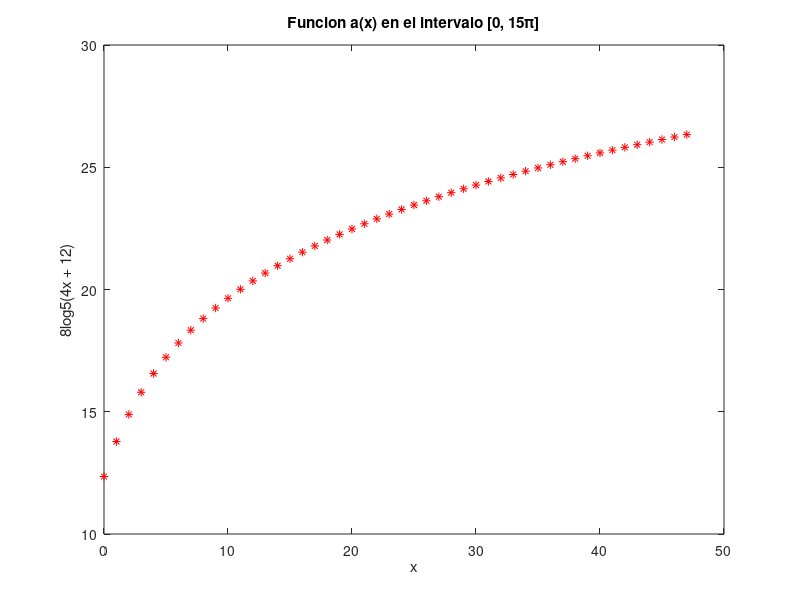
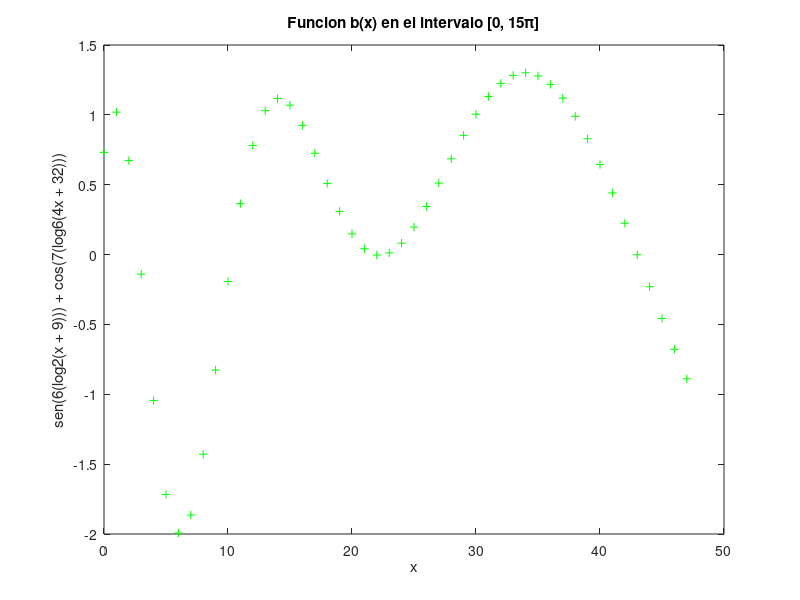

MATLAB code to generate these figures, in order: (Note: this script raises an error after producing the figures.)
%%%% PRIMERA PARTE %%%%

% Graficar por separado y en conjunto, las funciones
% a(x) = 8log5(4x + 12) (2)
% b(x) = sen(6(log2(x + 9))) + cos(7(log6(4x + 32)))

% La primera funcion debe ser graficada en rojo con *, 
% la segunda con + y en verde, en el
% intervalo [0, 15π] con un espacio entre ellos de 0.01.

%%%% DESARROLLO %%%%

% Se define el intervalo de x
x = 0:15*pi;

% Se guarda la primera funcion en la variable a
a = 8 * (log(4 * x + 12) / log(5));

% Se genera el grafico y se coloca nombre a los ejes 
figure, plot(x, a, '*r');
title('Funcion a(x) en el intervalo [0, 15π]');
xlabel('x');
ylabel('8log5(4x + 12)');

% Se guarda la segunda funcion en b
b = sin(6 * (log(x + 9) / log(2))) + cos(7 * (log(4*x + 32) / log(6)));

% Se genera el grafico y se coloca nombre a los ejes
figure, plot(x, b, '+g');
title('Funcion b(x) en el intervalo [0, 15π]');
xlabel('x');
ylabel('sen(6(log2(x + 9))) + cos(7(log6(4x + 32)))');

% Se agrega linea en el y = 0 para mejor visualizacion
yline(0);

% Se genera el grafico y se grafica la funcion a, se coloca el titulo
figure, plot(x, a, '*r');
title('Ambas funciones a(x) y b(x) en intervalo [0, 15π]');
xlabel('Eje x')
ylabel('Eje y')

% Se usa hold on para colocar otra funcion al grafico
hold on

% Se grafica la segunda funcion
plot(x, b, '+g')
legend('8log5(4x + 12)', 'sen(6(log2(x + 9))) + cos(7(log6(4x + 32)))', 'Location', 'northwest')

hold off

%%%% PRIMERA PARTE 2 %%%%

% Graficar en escala normal y logaritmica la siguiente funcion (2 graficos):

%  c(x) = 6e^x+18

% Con colores y estilo a eleccion, cuadriculando la figura (grilla) 
% en el intervalo [–10, 10] con espaciado de 0.05. 
% Haga una pequenia comparacion de los graficos generados, indicando posibles
% ventajas y desventajas de cada una de las escalas usadas.

%%%% DESARROLLO %%%%

% Se guarda el intervalo en x
x = -10:10;

% Se guarda la funcion en c
e = exp(x + 18);
c = 6 * e;

% Se genera el grafico escala normal y se coloca el titulo y ejes
figure, plot(x, c, '--b');
title('Funcion c(x) en intervalo [-10, 10]')
xlabel('x')
ylabel('6 * exp(x+18)')

% Se muestra con grilla
grid on


% Se genera el grafico escala logaritmica, titulo y ejes
figure, semilogy(x, c, '--r');
title('Funcion c(x) escala logaritmica en [-10, 10]')
xlabel('x')
ylabel('6 * exp(x+18)')

% Se muestra con grilla
grid on

%%%% SEGUNDA PARTE %%%%

%Implementar el algoritmo de Newton-Raphson y que entregue como resultado una raIz de una 
%funcion dada o una aproximacion de ella.  Considere que la funcion ser a de una sola variable,
%y que sera dada por consola en formato de polinomio.IMPORTANTE:Para su resolucion defina 
%funciones que trabajen recursivamente.  Tomeen cuenta que las entradas de la funcion 
%Newton Raphson seran 4:  el polinomio, el numero maximo de iteraciones, el error a considerar 
%y el valor inicial del algoritmo.

%%%% DESARROLLO %%%%

% Se ingresan los parametros de entrada respectivos del Newton Rahpson de
% una Variable
p = input('ingrese el polinomio: ','s');
i = input('ingrese la cantidad de iteraciones: ');
t = input('ingrese la tolerancia: ');
x0 = input('ingrese el valor inicial x0: ');

% Se caste el polinomio y se ingresan los parametros
newtonRaphson(str2sym(p),i,t,x0)


%Entrada: Polinomio o funcion a evaluar y derivar, Numero de iteraciones
%que tendra el algoritmo,la tolerancia o error minimo que tendra el
%algoritmo y el valor inicial x0

%Salida: La raiz Solución de la funcion

%Funcionamiento: Esta funcion es de manera recursiva, donde en cada llamado
%avanza una iteracion buscando el nuevo valor xn+1, en base al parametro de
%entrada xn anterior, compara la tolerancia y la cantidad de iteraciones en
%cada llamado, hasta que se cumpla una y termina el proceso de buscar la
%aproximacion a la solicion mas exacta
function raizSolucion = newtonRaphson(polinomio,iteraciones,tolerancia,x0)         
    iteraciones = iteraciones-1;
    syms x;
    f=polinomio;
    % Evaluacion de x0 en funcion
    f0=double(subs(polinomio,x0));
    % Derivada de la funcion
    df= diff(f);
    df0= double(subs(df,x0));
    
    % Calculo nuevo Xn
    xn= vpa(x0 -(f0/df0));
    f0;
    df;
    df0;
    if abs(xn-x0)< tolerancia
        raizSolucion=xn;
        return;
    end
    if iteraciones == 0
        raizSolucion =x0;
        return; 
    end
    newtonRaphson(polinomio,iteraciones,tolerancia,xn)
    end













